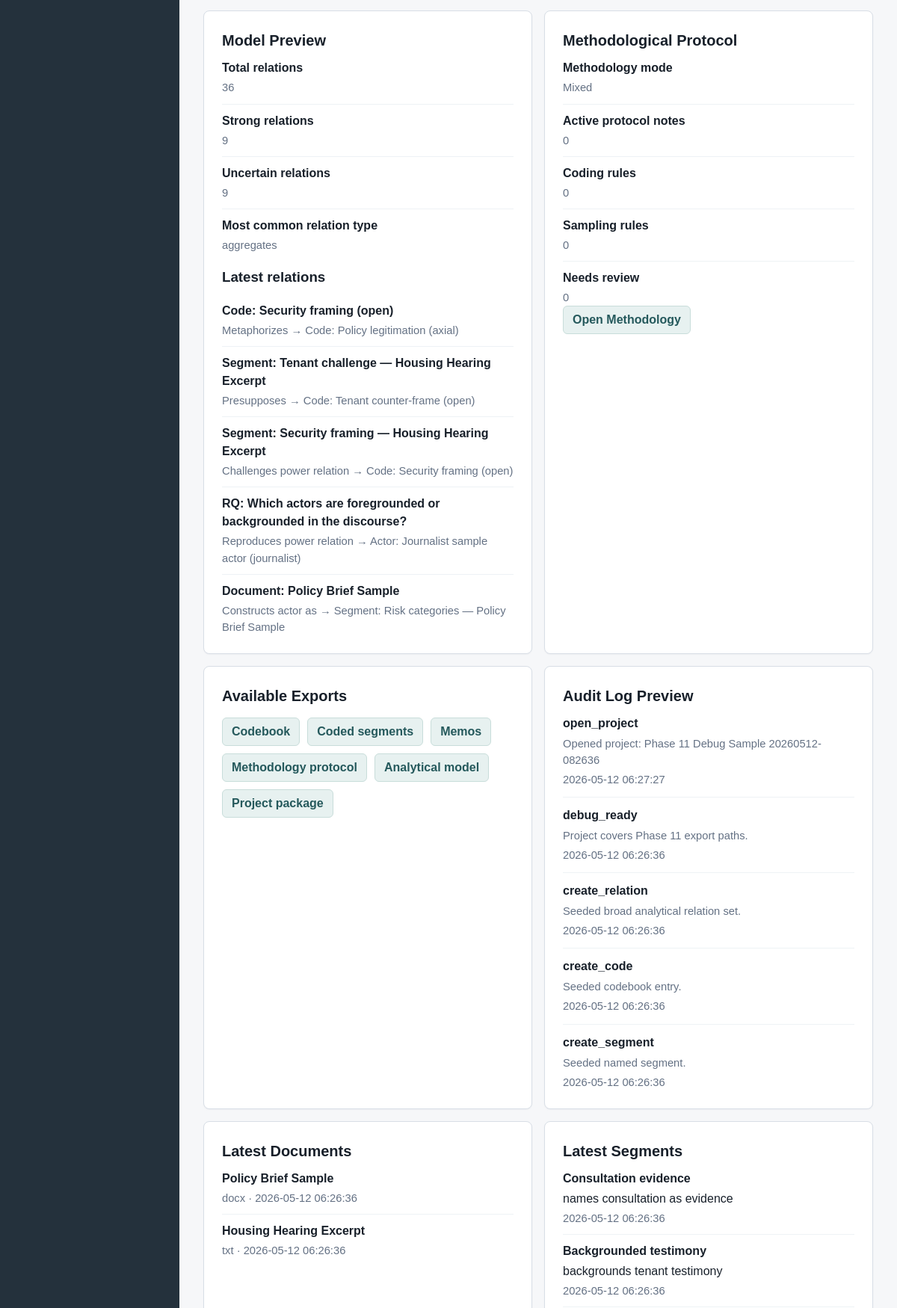
Before: / (middle part) with the older database file.
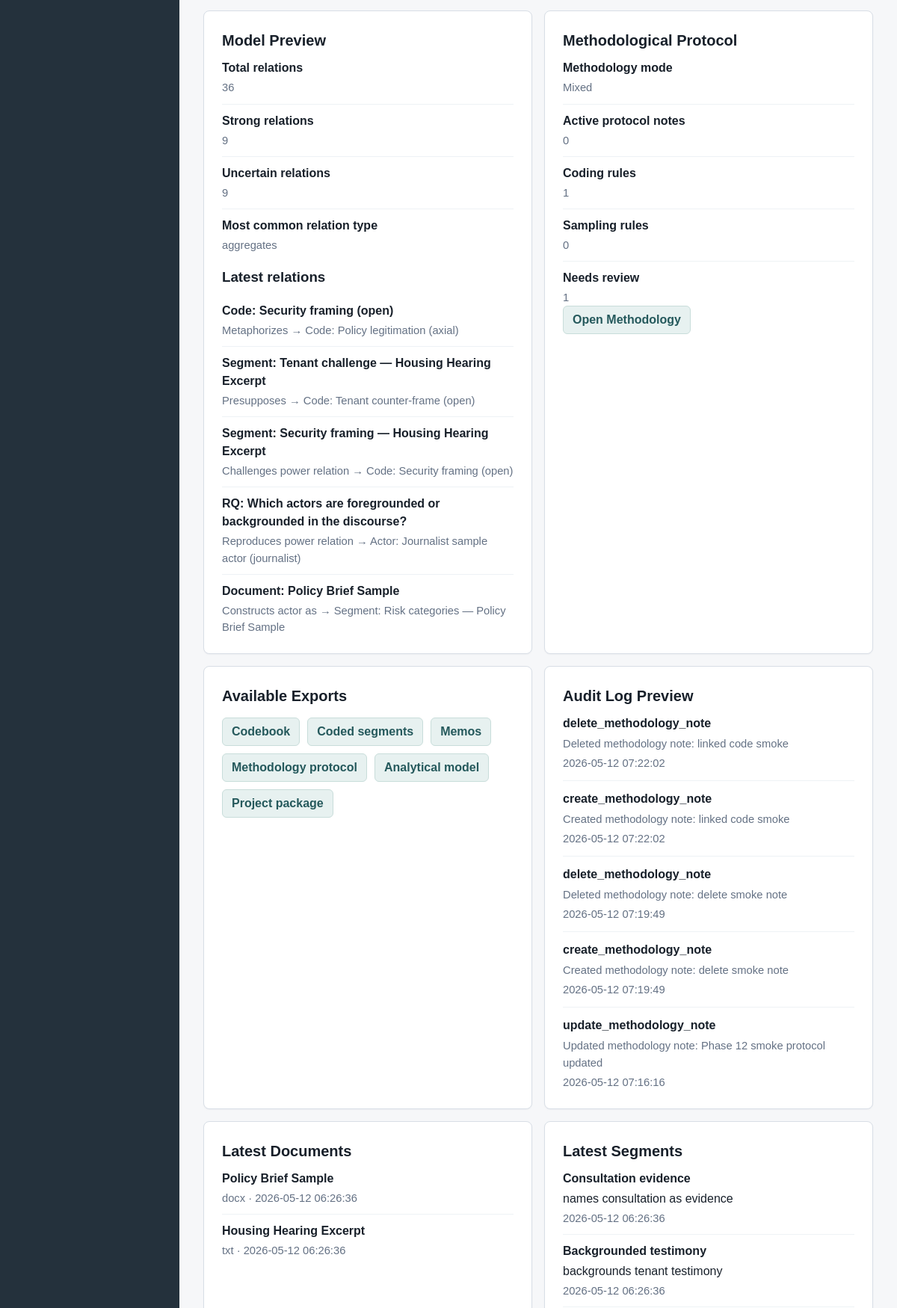
After: the same page with the newer database file.
### tables this page shows
CREATE TABLE relations (
    id INTEGER PRIMARY KEY AUTOINCREMENT,
    project_id INTEGER NOT NULL,
    source_type TEXT NOT NULL,
    source_id INTEGER NOT NULL,
    target_type TEXT NOT NULL,
    target_id INTEGER NOT NULL,
    relation_type TEXT NOT NULL,
    memo TEXT,
    created_at TEXT NOT NULL DEFAULT CURRENT_TIMESTAMP, title TEXT, strength TEXT DEFAULT 'moderate', evidence_note TEXT, updated_at TEXT,
    FOREIGN KEY (project_id) REFERENCES projects (id) ON DELETE CASCADE
);

CREATE TABLE audit_log (
    id INTEGER PRIMARY KEY AUTOINCREMENT,
    project_id INTEGER,
    entity_type TEXT NOT NULL,
    entity_id INTEGER,
    action TEXT NOT NULL,
    details TEXT,
    created_at TEXT NOT NULL DEFAULT CURRENT_TIMESTAMP,
    FOREIGN KEY (project_id) REFERENCES projects (id) ON DELETE SET NULL
);

CREATE TABLE documents (
    id INTEGER PRIMARY KEY AUTOINCREMENT,
    project_id INTEGER NOT NULL,
    title TEXT NOT NULL,
    original_filename TEXT,
    file_type TEXT,
    text_content TEXT,
    note TEXT,
    created_at TEXT NOT NULL DEFAULT CURRENT_TIMESTAMP,
    updated_at TEXT NOT NULL DEFAULT CURRENT_TIMESTAMP,
    FOREIGN KEY (project_id) REFERENCES projects (id) ON DELETE CASCADE
);

CREATE TABLE segments (
    id INTEGER PRIMARY KEY AUTOINCREMENT,
    document_id INTEGER NOT NULL,
    selected_text TEXT NOT NULL,
    start_offset INTEGER NOT NULL,
    end_offset INTEGER NOT NULL,
    note TEXT,
    created_at TEXT NOT NULL DEFAULT CURRENT_TIMESTAMP,
    updated_at TEXT NOT NULL DEFAULT CURRENT_TIMESTAMP, name TEXT,
    FOREIGN KEY (document_id) REFERENCES documents (id) ON DELETE CASCADE
);

### app.py (the view)
    @app.route("/")
    def dashboard():
        active_project = get_active_project()
        counts = get_dashboard_counts(active_project["id"])
        audit_entries = get_latest_audit_entries(active_project["id"])
        latest_documents = get_latest_documents(active_project["id"])
        latest_segments = get_latest_segments(active_project["id"])
        latest_open_codes = get_latest_open_codes(active_project["id"])
        latest_coded_segments = get_latest_coded_segments(active_project["id"])
        latest_memos = get_latest_memos(active_project["id"])
        codes_missing_definitions = get_codes_missing_definitions(active_project["id"])
        gt_preview = get_gt_structure_preview(active_project["id"])
        cda_preview = get_cda_dashboard_preview(active_project["id"])
        model_preview = get_model_dashboard_preview(active_project["id"])
        methodology_counts = get_methodology_note_counts(active_project["id"])
        return render_template(
            "dashboard.html",
            title="Dashboard",
            active_page="dashboard",
            active_project=active_project,
            counts=counts,
            audit_entries=audit_entries,
            latest_documents=latest_documents,
            latest_segments=latest_segments,
            latest_open_codes=latest_open_codes,
            latest_coded_segments=latest_coded_segments,
            latest_memos=latest_memos,
            codes_missing_definitions=codes_missing_definitions,
            gt_preview=gt_preview,
            cda_preview=cda_preview,
            model_preview=model_preview,
            methodology_counts=methodology_counts,
            current_phase=CURRENT_PHASE_LABEL,
            export_links=get_dashboard_export_links(),
            memo_type_labels=MEMO_TYPES,
            memo_status_labels=MEMO_STATUSES,
        )

### app.py (called while the page is built)
def get_db() -> sqlite3.Connection:
    if "db" not in g:
        g.db = sqlite3.connect(DATABASE)
        g.db.row_factory = sqlite3.Row
        g.db.execute("PRAGMA foreign_keys = ON")
    return g.db

def query_one(sql: str, params: tuple = ()) -> sqlite3.Row | None:
    return get_db().execute(sql, params).fetchone()

def query_all(sql: str, params: tuple = ()) -> list[sqlite3.Row]:
    return get_db().execute(sql, params).fetchall()

def get_project(project_id: int) -> sqlite3.Row | None:
    return query_one(
        """
        SELECT id, name, description, methodology_mode, status, last_opened_at,
               research_goal, principal_investigator, created_at, updated_at
        FROM projects
        WHERE id = ? AND status != 'deleted'
        """,
        (project_id,),
    )

def project_supports_gt(project: sqlite3.Row | dict) -> bool:
    return project["methodology_mode"] in {"gt", "mixed"}

def project_supports_cda(project: sqlite3.Row | dict) -> bool:
    return project["methodology_mode"] in {"cda", "mixed"}

def row_to_dict(row: sqlite3.Row) -> dict:
    return {key: row[key] for key in row.keys()}

### templates/dashboard.html (shortened to what this page needs)
{% extends "base.html" %}
{% block content %}
<section class="dashboard-grid">
    <article class="info-panel">
        <h2>Model Preview</h2>
        <ul class="compact-list">
            <li><span>Total relations</span><span>{{ model_preview.total }}</span></li>
            <li><span>Strong relations</span><span>{{ model_preview.strong }}</span></li>
            <li><span>Uncertain relations</span><span>{{ model_preview.uncertain }}</span></li>
            <li><span>Most common relation type</span><span>{{ model_preview.top_relation_type }}</span></li>
        </ul>
        {% if model_preview.latest_relations %}
            <h3>Latest relations</h3>
            <ul class="compact-list">
                {% for relation in model_preview.latest_relations %}
                    <li><span>{{ relation.source_label }}</span><span>{{ relation.relation_label }} → {{ relation.target_label }}</span></li>
                {% endfor %}
            </ul>
        {% endif %}
    </article>
    <article class="info-panel">
        <h2>Methodological Protocol</h2>
        <ul class="compact-list">
            <li><span>Methodology mode</span><span>{{ methodology_mode_labels[active_project.methodology_mode] }}</span></li>
            <li><span>Active protocol notes</span><span>{{ methodology_counts.active_protocol }}</span></li>
            <li><span>Coding rules</span><span>{{ methodology_counts.coding_rules }}</span></li>
            <li><span>Sampling rules</span><span>{{ methodology_counts.sampling_rules }}</span></li>
            <li><span>Needs review</span><span>{{ methodology_counts.needs_review }}</span></li>
        </ul>
        <a class="button-secondary" href="{{ url_for('methodology') }}">Open Methodology</a>
    </article>
    <article class="info-panel">
        <h2>Available Exports</h2>
        <div class="link-row">
            {% for export_link in export_links %}
                <a class="button-secondary" href="{{ url_for(export_link.endpoint) }}">{{ export_link.label }}</a>
            {% endfor %}
        </div>
    </article>
    <article class="info-panel">
        <h2>Audit Log Preview</h2>
        {% if audit_entries %}
            <ul class="audit-list">
                {% for entry in audit_entries %}
                    <li>
                        <span class="audit-action">{{ entry.action }}</span>
                        <span class="audit-details">{{ entry.details }}</span>
                        <span class="audit-time">{{ entry.created_at }}</span>
                    </li>
                {% endfor %}
            </ul>
        {% else %}
            <p>No audit log entries yet.</p>
        {% endif %}
    </article>
    <article class="info-panel">
        <h2>Latest Documents</h2>
        {% if latest_documents %}
            <ul class="compact-list">
                {% for document in latest_documents %}
                    <li>
                        <span>{{ document.title }}</span>
                        <span>{{ document.file_type }} · {{ document.created_at }}</span>
                    </li>
                {% endfor %}
            </ul>
        {% else %}
            <p>No documents imported yet.</p>
        {% endif %}
    </article>
    <article class="info-panel">
        <h2>Latest Segments</h2>
        {% if latest_segments %}
            <ul class="compact-list">
                {% for segment in latest_segments %}
                    <li>
                        <span>{{ segment.name or segment.document_title }}</span>
                        <span>{{ segment.selected_text[:120] }}{% if segment.selected_text|length > 120 %}...{% endif %}</span>
                        <span>{{ segment.created_at }}</span>
                    </li>
                {% endfor %}
            </ul>
        {% else %}
            <p>No segments created yet.</p>
        {% endif %}
    </article>
</section>
{% endblock %}

Changed rows visible on the page:
no longer on this page (row unchanged): audit_log: action "open_project", details "Opened project: Phase 11 Debug Sample 20260512-082636", created_at "2026-05-12 06:27:27"
no longer on this page (row unchanged): audit_log: action "debug_ready", details "Project covers Phase 11 export paths.", created_at "2026-05-12 06:26:36"
no longer on this page (row unchanged): audit_log: action "create_relation", details "Seeded broad analytical relation set.", created_at "2026-05-12 06:26:36"
no longer on this page (row unchanged): audit_log: action "create_code", details "Seeded codebook entry.", created_at "2026-05-12 06:26:36"
no longer on this page (row unchanged): audit_log: action "create_segment", details "Seeded named segment.", created_at "2026-05-12 06:26:36"
added audit_log: action "delete_methodology_note", details "Deleted methodology note: linked code smoke", created_at "2026-05-12 07:22:02"
added audit_log: action "create_methodology_note", details "Created methodology note: linked code smoke", created_at "2026-05-12 07:22:02"
added audit_log: action "delete_methodology_note", details "Deleted methodology note: delete smoke note", created_at "2026-05-12 07:19:49"
added audit_log: action "create_methodology_note", details "Created methodology note: delete smoke note", created_at "2026-05-12 07:19:49"
added audit_log: action "update_methodology_note", details "Updated methodology note: Phase 12 smoke protocol updated", created_at "2026-05-12 07:16:16"
Other visible differences:
{{ methodology_counts.coding_rules }}: "0" → "1"
{{ methodology_counts.needs_review }}: "0" → "1"
